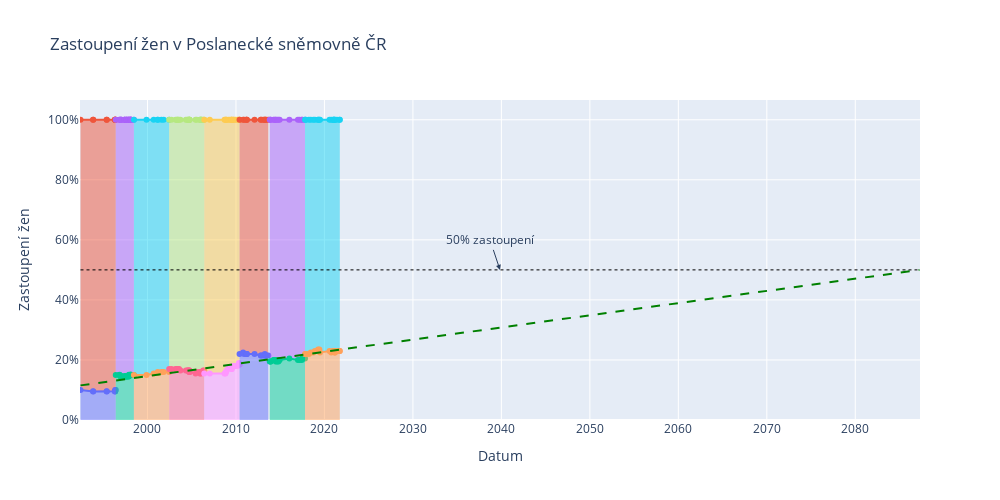

Notebook cell for this chart:
### Markdown cell above
## Vizualizace

### Code cell
fig = go.Figure()

for snemovna in snemovny:
    df = pohlavi_dle_snemovny(snemovna)
    hovertemplate_zeny = f"Sněmovna: {snemovna}" +'<br>Datum: %{x|%d. %m. %Y}<br>Pohlaví: ženy<br>Počet: %{y}<extra></extra>'
    hovertemplate_muzi = f"Sněmovna: {snemovna}" +'<br>Datum: %{x|%d. %m. %Y}<br>Pohlaví: muži<br>Počet: %{y}<extra></extra>'
    
    # Ženy
    fig.add_trace(go.Scatter(
        x = df.index,
        y = df.zeny_pct,
        mode = 'markers+lines',
        hoverinfo = 'text',
        hovertemplate=hovertemplate_zeny,
        name=f"ženy ({snemovna})",
        stackgroup=snemovna
    ))
    
    # Muži
    fig.add_trace(go.Scatter(
        x = df.index,
        y = df.muzi_pct,
        name = f"muži ({snemovna})",
        hoverinfo = 'text',
        hovertemplate=hovertemplate_muzi,
        mode = 'markers+lines',
        #line = dict(shape='linear'),
        stackgroup=snemovna
    ))

    
fig.add_trace(go.Scatter(
        x = zastoupeni_extrapolace_df.index,
        y = zastoupeni_extrapolace_df.zeny_pct_extrapolace.round(2),
        name = f"ženy (extrapolace)",
        mode = 'lines',
        line = dict(color='green', width=2, dash='dash')
    ))

fig.add_shape(type="line",
    x0=zastoupeni_extrapolace_df.index[0], 
    y0=50,
    x1=zastoupeni_extrapolace_df.index[-1],
    y1=50,
    line=dict(color="black", width=1, dash='dot')
)

middle_x = zastoupeni_extrapolace_df.index[0] +  (zastoupeni_extrapolace_df.index[-1] -  zastoupeni_extrapolace_df.index[0]) / 2
fig.add_annotation(
    x=middle_x,
    y=50,
    text="50% zastoupení",
    arrowhead=2,
)


layout = go.Layout(
    title="Zastoupení žen v Poslanecké sněmovně ČR",    
    #plot_bgcolor="#FFFFFF",
    hovermode="x",
    xaxis=dict(title="Datum"),
    yaxis=dict(
        title="Zastoupení žen",
        tickvals = [0, 20, 40, 60, 80, 100],
        ticktext = ["0%", "20%", "40%", "60%", "80%", "100%"]
    )
)

fig.update_layout(layout)
fig.update_layout(showlegend=False,     autosize=False,
    width=1000,
    height=500,)
fig.show()

### Figure 1 — Plotly figure (JSON) as saved in the notebook; plotly's stock layout.template omitted (floating-point values rounded to 4 significant figures; data arrays with more than 128 entries replaced by an {"elided": "..."} marker saying what was removed)
{"data": [{"hoverinfo": "text", "hovertemplate": "Sněmovna: 1992<br>Datum: %{x|%d. %m. %Y}<br>Pohlaví: ženy<br>Počet: %{y}<extra></extra>", "mode": "markers+lines", "name": "ženy (1992)", "stackgroup": "1992", "type": "scatter", "x": ["1992-06-06", "1993-11-09", "1993-11-11", "1995-05-23", "1995-05-25", "1996-04-29", "1996-04-30", "1996-05-06", "1996-05-07", "1996-06-01"], "y": [10, 9.548, 9.5, 9.548, 9.5, 9.548, 9.5, 9.548, 10, 10]}, {"hoverinfo": "text", "hovertemplate": "Sněmovna: 1992<br>Datum: %{x|%d. %m. %Y}<br>Pohlaví: muži<br>Počet: %{y}<extra></extra>", "mode": "markers+lines", "name": "muži (1992)", "stackgroup": "1992", "type": "scatter", "x": ["1992-06-06", "1993-11-09", "1993-11-11", "1995-05-23", "1995-05-25", "1996-04-29", "1996-04-30", "1996-05-06", "1996-05-07", "1996-06-01"], "y": [90, 90.45, 90.5, 90.45, 90.5, 90.45, 90.5, 90.45, 90, 90]}, {"hoverinfo": "text", "hovertemplate": "Sněmovna: 1996<br>Datum: %{x|%d. %m. %Y}<br>Pohlaví: ženy<br>Počet: %{y}<extra></extra>", "mode": "markers+lines", "name": "ženy (1996)", "stackgroup": "1996", "type": "scatter", "x": ["1996-06-01", "1996-11-01", "1996-11-02", "1996-12-17", "1996-12-18", "1997-01-16", "1997-01-17", "1997-06-02", "1997-06-03", "1997-06-11", "1997-06-12", "1997-08-27", "1997-08-28", "1997-08-29", "1997-08-30", "1997-11-11", "1997-11-12", "1997-12-01", "1997-12-02", "1997-12-03", "1998-01-26", "1998-01-27", "1998-02-12", "1998-02-13", "1998-02-25", "1998-02-26", "1998-06-19"], "y": [15, 15.08, 15, 14.65, 14.5, 14.57, 14.5, 14.57, 14.5, 14.57, 14.5, 14.57, 14.5, 14.57, 14.5, 14.57, 14.5, 14.57, 15.08, 15, 15.08, 15, 15.08, 15, 15.08, 15, 15]}, {"hoverinfo": "text", "hovertemplate": "Sněmovna: 1996<br>Datum: %{x|%d. %m. %Y}<br>Pohlaví: muži<br>Počet: %{y}<extra></extra>", "mode": "markers+lines", "name": "muži (1996)", "stackgroup": "1996", "type": "scatter", "x": ["1996-06-01", "1996-11-01", "1996-11-02", "1996-12-17", "1996-12-18", "1997-01-16", "1997-01-17", "1997-06-02", "1997-06-03", "1997-06-11", "1997-06-12", "1997-08-27", "1997-08-28", "1997-08-29", "1997-08-30", "1997-11-11", "1997-11-12", "1997-12-01", "1997-12-02", "1997-12-03", "1998-01-26", "1998-01-27", "1998-02-12", "1998-02-13", "1998-02-25", "1998-02-26", "1998-06-19"], "y": [85, 84.92, 85, 85.35, 85.5, 85.43, 85.5, 85.43, 85.5, 85.43, 85.5, 85.43, 85.5, 85.43, 85.5, 85.43, 85.5, 85.43, 84.92, 85, 84.92, 85, 84.92, 85, 84.92, 85, 85]}, {"hoverinfo": "text", "hovertemplate": "Sněmovna: 1998<br>Datum: %{x|%d. %m. %Y}<br>Pohlaví: ženy<br>Počet: %{y}<extra></extra>", "mode": "markers+lines", "name": "ženy (1998)", "stackgroup": "1998", "type": "scatter", "x": ["1998-06-20", "1999-11-22", "2000-09-14", "2001-02-28", "2001-03-01", "2001-07-31", "2001-10-31", "2002-06-15"], "y": [15, 15, 15.5, 15.66, 16, 16, 16, 16]}, {"hoverinfo": "text", "hovertemplate": "Sněmovna: 1998<br>Datum: %{x|%d. %m. %Y}<br>Pohlaví: muži<br>Počet: %{y}<extra></extra>", "mode": "markers+lines", "name": "muži (1998)", "stackgroup": "1998", "type": "scatter", "x": ["1998-06-20", "1999-11-22", "2000-09-14", "2001-02-28", "2001-03-01", "2001-07-31", "2001-10-31", "2002-06-15"], "y": [85, 85, 84.5, 84.34, 84, 84, 84, 84]}, {"hoverinfo": "text", "hovertemplate": "Sněmovna: 2002<br>Datum: %{x|%d. %m. %Y}<br>Pohlaví: ženy<br>Počet: %{y}<extra></extra>", "mode": "markers+lines", "name": "ženy (2002)", "stackgroup": "2002", "type": "scatter", "x": ["2002-06-15", "2002-09-18", "2003-03-07", "2003-04-23", "2003-06-02", "2003-06-06", "2003-07-26", "2003-09-23", "2004-05-05", "2004-07-08", "2004-07-20", "2004-08-31", "2004-09-21", "2004-09-22", "2004-09-24", "2004-09-30", "2004-10-07", "2005-06-09", "2005-07-24", "2005-12-02", "2005-12-09", "2006-01-17", "2006-01-20", "2006-01-24", "2006-02-28", "2006-04-18", "2006-06-03"], "y": [17, 17, 17, 17, 17, 17, 17, 16.5, 16.5, 16.5, 16.5, 16.5, 16.5, 16.5, 16, 16, 16, 15.5, 16, 16, 15.5, 15.5, 16, 16, 16, 16.5, 16.5]}, {"hoverinfo": "text", "hovertemplate": "Sněmovna: 2002<br>Datum: %{x|%d. %m. %Y}<br>Pohlaví: muži<br>Počet: %{y}<extra></extra>", "mode": "markers+lines", "name": "muži (2002)", "stackgroup": "2002", "type": "scatter", "x": ["2002-06-15", "2002-09-18", "2003-03-07", "2003-04-23", "2003-06-02", "2003-06-06", "2003-07-26", "2003-09-23", "2004-05-05", "2004-07-08", "2004-07-20", "2004-08-31", "2004-09-21", "2004-09-22", "2004-09-24", "2004-09-30", "2004-10-07", "2005-06-09", "2005-07-24", "2005-12-02", "2005-12-09", "2006-01-17", "2006-01-20", "2006-01-24", "2006-02-28", "2006-04-18", "2006-06-03"], "y": [83, 83, 83, 83, 83, 83, 83, 83.5, 83.5, 83.5, 83.5, 83.5, 83.5, 83.5, 84, 84, 84, 84.5, 84, 84, 84.5, 84.5, 84, 84, 84, 83.5, 83.5]}, {"hoverinfo": "text", "hovertemplate": "Sněmovna: 2006<br>Datum: %{x|%d. %m. %Y}<br>Pohlaví: ženy<br>Počet: %{y}<extra></extra>", "mode": "markers+lines", "name": "ženy (2006)", "stackgroup": "2006", "type": "scatter", "x": ["2006-06-03", "2007-01-16", "2008-09-17", "2008-10-25", "2008-11-13", "2008-12-11", "2009-03-01", "2009-04-30", "2009-07-03", "2009-07-09", "2009-07-13", "2009-09-15", "2009-09-29", "2009-12-11", "2010-03-01", "2010-04-30", "2010-05-26", "2010-05-29"], "y": [15.5, 15.5, 15.5, 15.5, 16, 16.5, 17.5, 17.5, 17, 17, 17.5, 18, 18, 18, 18, 19, 18.5, 18.5]}, {"hoverinfo": "text", "hovertemplate": "Sněmovna: 2006<br>Datum: %{x|%d. %m. %Y}<br>Pohlaví: muži<br>Počet: %{y}<extra></extra>", "mode": "markers+lines", "name": "muži (2006)", "stackgroup": "2006", "type": "scatter", "x": ["2006-06-03", "2007-01-16", "2008-09-17", "2008-10-25", "2008-11-13", "2008-12-11", "2009-03-01", "2009-04-30", "2009-07-03", "2009-07-09", "2009-07-13", "2009-09-15", "2009-09-29", "2009-12-11", "2010-03-01", "2010-04-30", "2010-05-26", "2010-05-29"], "y": [84.5, 84.5, 84.5, 84.5, 84, 83.5, 82.5, 82.5, 83, 83, 82.5, 82, 82, 82, 82, 81, 81.5, 81.5]}, {"hoverinfo": "text", "hovertemplate": "Sněmovna: 2010<br>Datum: %{x|%d. %m. %Y}<br>Pohlaví: ženy<br>Počet: %{y}<extra></extra>", "mode": "markers+lines", "name": "ženy (2010)", "stackgroup": "2010", "type": "scatter", "x": ["2010-05-29", "2010-10-23", "2010-11-30", "2011-03-01", "2011-03-25", "2011-03-26", "2012-02-07", "2012-10-20", "2012-11-07", "2013-01-31", "2013-04-05", "2013-04-11", "2013-04-24", "2013-06-14", "2013-08-28"], "y": [22, 22.5, 22, 22, 22, 22, 22, 21.5, 21.5, 21.5, 22, 21.5, 21.5, 21.5, 21.5]}, {"hoverinfo": "text", "hovertemplate": "Sněmovna: 2010<br>Datum: %{x|%d. %m. %Y}<br>Pohlaví: muži<br>Počet: %{y}<extra></extra>", "mode": "markers+lines", "name": "muži (2010)", "stackgroup": "2010", "type": "scatter", "x": ["2010-05-29", "2010-10-23", "2010-11-30", "2011-03-01", "2011-03-25", "2011-03-26", "2012-02-07", "2012-10-20", "2012-11-07", "2013-01-31", "2013-04-05", "2013-04-11", "2013-04-24", "2013-06-14", "2013-08-28"], "y": [78, 77.5, 78, 78, 78, 78, 78, 78.5, 78.5, 78.5, 78, 78.5, 78.5, 78.5, 78.5]}, {"hoverinfo": "text", "hovertemplate": "Sněmovna: 2013<br>Datum: %{x|%d. %m. %Y}<br>Pohlaví: ženy<br>Počet: %{y}<extra></extra>", "mode": "markers+lines", "name": "ženy (2013)", "stackgroup": "2013", "type": "scatter", "x": ["2013-10-26", "2013-11-27", "2013-12-03", "2014-03-31", "2014-04-30", "2014-06-20", "2014-07-01", "2014-08-28", "2014-10-21", "2014-12-08", "2016-01-14", "2017-01-03", "2017-03-14", "2017-06-09", "2017-07-01", "2017-10-21"], "y": [19.5, 19.5, 19.5, 20, 20, 20, 19.5, 19.5, 19.5, 20, 20.5, 20, 20, 20, 20.5, 20.5]}, {"hoverinfo": "text", "hovertemplate": "Sněmovna: 2013<br>Datum: %{x|%d. %m. %Y}<br>Pohlaví: muži<br>Počet: %{y}<extra></extra>", "mode": "markers+lines", "name": "muži (2013)", "stackgroup": "2013", "type": "scatter", "x": ["2013-10-26", "2013-11-27", "2013-12-03", "2014-03-31", "2014-04-30", "2014-06-20", "2014-07-01", "2014-08-28", "2014-10-21", "2014-12-08", "2016-01-14", "2017-01-03", "2017-03-14", "2017-06-09", "2017-07-01", "2017-10-21"], "y": [80.5, 80.5, 80.5, 80, 80, 80, 80.5, 80.5, 80.5, 80, 79.5, 80, 80, 80, 79.5, 79.5]}, {"hoverinfo": "text", "hovertemplate": "Sněmovna: 2017<br>Datum: %{x|%d. %m. %Y}<br>Pohlaví: ženy<br>Počet: %{y}<extra></extra>", "mode": "markers+lines", "name": "ženy (2017)", "stackgroup": "2017", "type": "scatter", "x": ["2017-10-21", "2017-11-24", "2018-03-31", "2018-06-19", "2018-10-01", "2018-12-04", "2019-04-14", "2019-04-15", "2019-06-06", "2019-07-02", "2020-07-31", "2020-10-10", "2020-12-31", "2021-01-19", "2021-01-26", "2021-03-01", "2021-03-09", "2021-05-31", "2021-09-17", "2021-09-26"], "y": [22, 22, 22, 22.5, 22.5, 23, 23, 23.5, 23.5, 22.5, 23, 22.5, 23, 23, 23, 22.5, 22.5, 23, 23, 23]}, {"hoverinfo": "text", "hovertemplate": "Sněmovna: 2017<br>Datum: %{x|%d. %m. %Y}<br>Pohlaví: muži<br>Počet: %{y}<extra></extra>", "mode": "markers+lines", "name": "muži (2017)", "stackgroup": "2017", "type": "scatter", "x": ["2017-10-21", "2017-11-24", "2018-03-31", "2018-06-19", "2018-10-01", "2018-12-04", "2019-04-14", "2019-04-15", "2019-06-06", "2019-07-02", "2020-07-31", "2020-10-10", "2020-12-31", "2021-01-19", "2021-01-26", "2021-03-01", "2021-03-09", "2021-05-31", "2021-09-17", "2021-09-26"], "y": [78, 78, 78, 77.5, 77.5, 77, 77, 76.5, 76.5, 77.5, 77, 77.5, 77, 77, 77, 77.5, 77.5, 77, 77, 77]}, {"line": {"color": "green", "dash": "dash", "width": 2}, "mode": "lines", "name": "ženy (extrapolace)", "type": "scatter", "x": {"elided": "210 str values"}, "y": {"elided": "210 float values"}}], "layout": {"annotations": [{"arrowhead": 2, "text": "50% zastoupení", "x": "2039-11-05T00:00:00", "y": 50}], "autosize": false, "height": 500, "hovermode": "x", "shapes": [{"line": {"color": "black", "dash": "dot", "width": 1}, "type": "line", "x0": "1992-06-06T00:00:00", "x1": "2087-04-05T00:00:00", "y0": 50, "y1": 50}], "showlegend": false, "title": {"text": "Zastoupení žen v Poslanecké sněmovně ČR"}, "width": 1000, "xaxis": {"autorange": true, "range": ["1992-05-16 08:36:36.9011", "2087-04-25 15:23:23.0989"], "title": {"text": "Datum"}, "type": "date"}, "yaxis": {"autorange": true, "range": [0, 106.6], "ticktext": ["0%", "20%", "40%", "60%", "80%", "100%"], "tickvals": [0, 20, 40, 60, 80, 100], "title": {"text": "Zastoupení žen"}, "type": "linear"}}}
